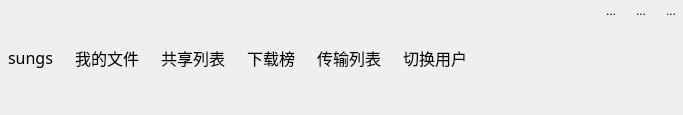
<?xml version="1.0" encoding="UTF-8"?>
<ui version="4.0">
 <class>ButtonGroup</class>
 <widget class="QWidget" name="ButtonGroup">
  <property name="geometry">
   <rect>
    <x>0</x>
    <y>0</y>
    <width>683</width>
    <height>115</height>
   </rect>
  </property>
  <property name="sizePolicy">
   <sizepolicy hsizetype="Preferred" vsizetype="Preferred">
    <horstretch>0</horstretch>
    <verstretch>0</verstretch>
   </sizepolicy>
  </property>
  <property name="maximumSize">
   <size>
    <width>16777215</width>
    <height>115</height>
   </size>
  </property>
  <property name="windowTitle">
   <string>Form</string>
  </property>
  <layout class="QHBoxLayout" name="horizontalLayout_3">
   <property name="leftMargin">
    <number>0</number>
   </property>
   <property name="topMargin">
    <number>0</number>
   </property>
   <property name="rightMargin">
    <number>0</number>
   </property>
   <property name="bottomMargin">
    <number>0</number>
   </property>
   <item>
    <widget class="QWidget" name="btns_wg" native="true">
     <layout class="QHBoxLayout" name="horizontalLayout">
      <property name="leftMargin">
       <number>0</number>
      </property>
      <property name="topMargin">
       <number>0</number>
      </property>
      <property name="rightMargin">
       <number>0</number>
      </property>
      <property name="bottomMargin">
       <number>0</number>
      </property>
      <item>
       <widget class="QToolButton" name="login_usr">
        <property name="font">
         <font>
          <family>华文琥珀</family>
          <pointsize>12</pointsize>
         </font>
        </property>
        <property name="text">
         <string>sungs</string>
        </property>
        <property name="icon">
         <iconset resource="res.qrc">
          <normaloff>:/images/title_user.png</normaloff>:/images/title_user.png</iconset>
        </property>
        <property name="iconSize">
         <size>
          <width>70</width>
          <height>70</height>
         </size>
        </property>
        <property name="toolButtonStyle">
         <enum>Qt::ToolButtonTextUnderIcon</enum>
        </property>
        <property name="autoRaise">
         <bool>true</bool>
        </property>
       </widget>
      </item>
      <item>
       <widget class="QToolButton" name="myfile">
        <property name="font">
         <font>
          <family>华文琥珀</family>
          <pointsize>12</pointsize>
         </font>
        </property>
        <property name="text">
         <string>我的文件</string>
        </property>
        <property name="icon">
         <iconset resource="res.qrc">
          <normaloff>:/images/tile_file.png</normaloff>:/images/tile_file.png</iconset>
        </property>
        <property name="iconSize">
         <size>
          <width>50</width>
          <height>50</height>
         </size>
        </property>
        <property name="toolButtonStyle">
         <enum>Qt::ToolButtonTextUnderIcon</enum>
        </property>
        <property name="autoRaise">
         <bool>true</bool>
        </property>
       </widget>
      </item>
      <item>
       <widget class="QToolButton" name="sharelist">
        <property name="font">
         <font>
          <family>华文琥珀</family>
          <pointsize>12</pointsize>
         </font>
        </property>
        <property name="text">
         <string>共享列表</string>
        </property>
        <property name="icon">
         <iconset resource="res.qrc">
          <normaloff>:/images/title_share.png</normaloff>:/images/title_share.png</iconset>
        </property>
        <property name="iconSize">
         <size>
          <width>50</width>
          <height>50</height>
         </size>
        </property>
        <property name="toolButtonStyle">
         <enum>Qt::ToolButtonTextUnderIcon</enum>
        </property>
        <property name="autoRaise">
         <bool>true</bool>
        </property>
       </widget>
      </item>
      <item>
       <widget class="QToolButton" name="download">
        <property name="font">
         <font>
          <family>华文琥珀</family>
          <pointsize>12</pointsize>
         </font>
        </property>
        <property name="text">
         <string>下载榜</string>
        </property>
        <property name="icon">
         <iconset resource="res.qrc">
          <normaloff>:/images/tile_hot.png</normaloff>:/images/tile_hot.png</iconset>
        </property>
        <property name="iconSize">
         <size>
          <width>50</width>
          <height>50</height>
         </size>
        </property>
        <property name="toolButtonStyle">
         <enum>Qt::ToolButtonTextUnderIcon</enum>
        </property>
        <property name="autoRaise">
         <bool>true</bool>
        </property>
       </widget>
      </item>
      <item>
       <widget class="QToolButton" name="transform">
        <property name="font">
         <font>
          <family>华文琥珀</family>
          <pointsize>12</pointsize>
         </font>
        </property>
        <property name="text">
         <string>传输列表</string>
        </property>
        <property name="icon">
         <iconset resource="res.qrc">
          <normaloff>:/images/title_data.png</normaloff>:/images/title_data.png</iconset>
        </property>
        <property name="iconSize">
         <size>
          <width>50</width>
          <height>50</height>
         </size>
        </property>
        <property name="toolButtonStyle">
         <enum>Qt::ToolButtonTextUnderIcon</enum>
        </property>
        <property name="autoRaise">
         <bool>true</bool>
        </property>
       </widget>
      </item>
      <item>
       <widget class="QToolButton" name="switchuser">
        <property name="font">
         <font>
          <family>华文琥珀</family>
          <pointsize>12</pointsize>
         </font>
        </property>
        <property name="text">
         <string>切换用户</string>
        </property>
        <property name="icon">
         <iconset resource="res.qrc">
          <normaloff>:/images/title_change.png</normaloff>:/images/title_change.png</iconset>
        </property>
        <property name="iconSize">
         <size>
          <width>50</width>
          <height>50</height>
         </size>
        </property>
        <property name="toolButtonStyle">
         <enum>Qt::ToolButtonTextUnderIcon</enum>
        </property>
        <property name="autoRaise">
         <bool>true</bool>
        </property>
       </widget>
      </item>
     </layout>
    </widget>
   </item>
   <item>
    <spacer name="horizontalSpacer_2">
     <property name="orientation">
      <enum>Qt::Horizontal</enum>
     </property>
     <property name="sizeHint" stdset="0">
      <size>
       <width>40</width>
       <height>20</height>
      </size>
     </property>
    </spacer>
   </item>
   <item>
    <widget class="QWidget" name="widget_2" native="true">
     <layout class="QVBoxLayout" name="verticalLayout">
      <property name="spacing">
       <number>0</number>
      </property>
      <property name="leftMargin">
       <number>0</number>
      </property>
      <property name="topMargin">
       <number>0</number>
      </property>
      <property name="rightMargin">
       <number>0</number>
      </property>
      <property name="bottomMargin">
       <number>0</number>
      </property>
      <item>
       <widget class="QWidget" name="widget_3" native="true">
        <layout class="QHBoxLayout" name="horizontalLayout_2">
         <property name="leftMargin">
          <number>0</number>
         </property>
         <property name="topMargin">
          <number>0</number>
         </property>
         <property name="rightMargin">
          <number>0</number>
         </property>
         <property name="bottomMargin">
          <number>0</number>
         </property>
         <item>
          <spacer name="horizontalSpacer">
           <property name="orientation">
            <enum>Qt::Horizontal</enum>
           </property>
           <property name="sizeHint" stdset="0">
            <size>
             <width>40</width>
             <height>20</height>
            </size>
           </property>
          </spacer>
         </item>
         <item>
          <widget class="QToolButton" name="min">
           <property name="text">
            <string>...</string>
           </property>
           <property name="icon">
            <iconset resource="res.qrc">
             <normaloff>:/images/title_min.png</normaloff>:/images/title_min.png</iconset>
           </property>
           <property name="iconSize">
            <size>
             <width>30</width>
             <height>30</height>
            </size>
           </property>
           <property name="autoRaise">
            <bool>true</bool>
           </property>
          </widget>
         </item>
         <item>
          <widget class="QToolButton" name="max">
           <property name="text">
            <string>...</string>
           </property>
           <property name="icon">
            <iconset resource="res.qrc">
             <normaloff>:/images/title_max.png</normaloff>:/images/title_max.png</iconset>
           </property>
           <property name="iconSize">
            <size>
             <width>30</width>
             <height>30</height>
            </size>
           </property>
           <property name="autoRaise">
            <bool>true</bool>
           </property>
          </widget>
         </item>
         <item>
          <widget class="QToolButton" name="close">
           <property name="text">
            <string>...</string>
           </property>
           <property name="icon">
            <iconset resource="res.qrc">
             <normaloff>:/images/title_close.png</normaloff>:/images/title_close.png</iconset>
           </property>
           <property name="iconSize">
            <size>
             <width>30</width>
             <height>30</height>
            </size>
           </property>
           <property name="autoRaise">
            <bool>true</bool>
           </property>
          </widget>
         </item>
        </layout>
       </widget>
      </item>
      <item>
       <spacer name="verticalSpacer">
        <property name="orientation">
         <enum>Qt::Vertical</enum>
        </property>
        <property name="sizeHint" stdset="0">
         <size>
          <width>20</width>
          <height>75</height>
         </size>
        </property>
       </spacer>
      </item>
     </layout>
    </widget>
   </item>
  </layout>
 </widget>
 <resources>
  <include location="res.qrc"/>
 </resources>
 <connections/>
</ui>
